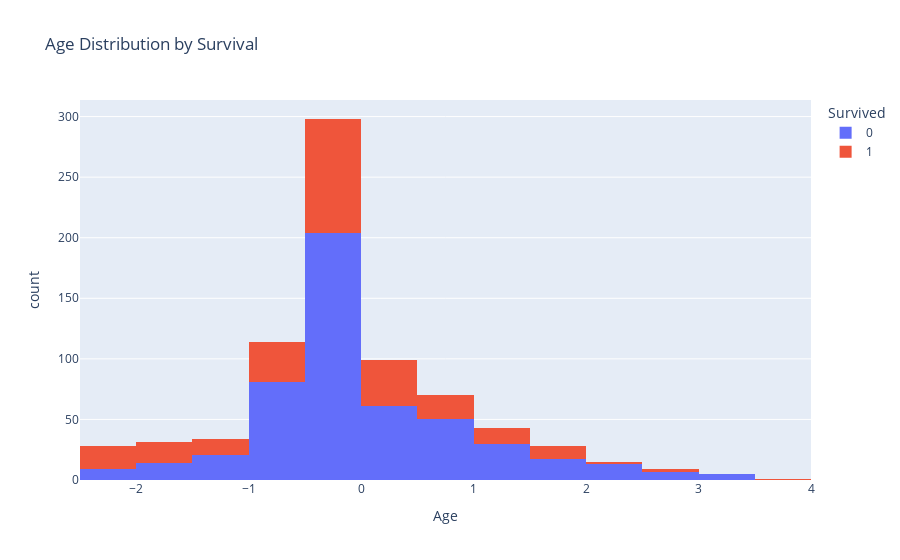

Notebook code cell kept with this figure:
### Markdown cell above
### Step 6: Optional Interactive Visualizations with Plotly
### Age Distribution by Survival

### Code cell
fig = px.histogram(df, x="Age", color="Survived", nbins=20, title="Age Distribution by Survival")
fig.show()

### Figure 1 — Plotly figure (JSON) as saved in the notebook; plotly's stock layout.template omitted (floating-point values rounded to 4 significant figures; data arrays with more than 128 entries replaced by an {"elided": "..."} marker saying what was removed)
{"data": [{"alignmentgroup": "True", "bingroup": "x", "hovertemplate": "Survived=0<br>Age=%{x}<br>count=%{y}<extra></extra>", "legendgroup": "0", "marker": {"color": "#636efa", "pattern": {"shape": ""}}, "name": "0", "nbinsx": 20, "offsetgroup": "0", "orientation": "v", "showlegend": true, "type": "histogram", "x": {"elided": "512 float values"}, "xaxis": "x", "yaxis": "y"}, {"alignmentgroup": "True", "bingroup": "x", "hovertemplate": "Survived=1<br>Age=%{x}<br>count=%{y}<extra></extra>", "legendgroup": "1", "marker": {"color": "#EF553B", "pattern": {"shape": ""}}, "name": "1", "nbinsx": 20, "offsetgroup": "1", "orientation": "v", "showlegend": true, "type": "histogram", "x": {"elided": "263 float values"}, "xaxis": "x", "yaxis": "y"}], "layout": {"barmode": "relative", "legend": {"title": {"text": "Survived"}, "tracegroupgap": 0}, "title": {"text": "Age Distribution by Survival"}, "xaxis": {"anchor": "y", "domain": [0, 1], "title": {"text": "Age"}}, "yaxis": {"anchor": "x", "domain": [0, 1], "title": {"text": "count"}}}}
